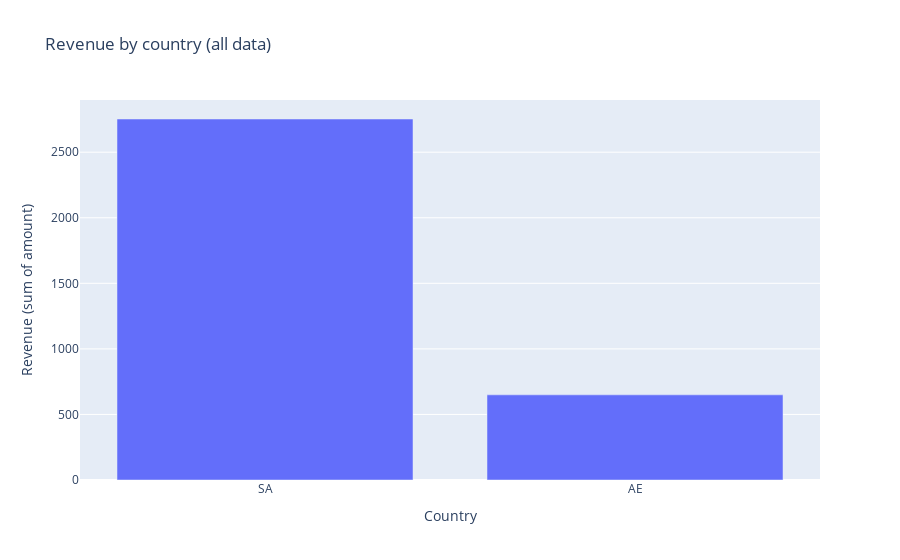

The code cell stored with this chart in its notebook:
### Code cell
fig

### Figure 1 — Plotly figure (JSON) as saved in the notebook; plotly's stock layout.template omitted (floating-point values rounded to 4 significant figures)
{"data": [{"hovertemplate": "country=%{x}<br>revenue=%{y}<extra></extra>", "legendgroup": "", "marker": {"color": "#636efa", "pattern": {"shape": ""}}, "name": "", "orientation": "v", "showlegend": false, "textposition": "auto", "type": "bar", "x": ["SA", "AE"], "xaxis": "x", "y": [2753.0, 649.5], "yaxis": "y"}], "layout": {"barmode": "relative", "legend": {"tracegroupgap": 0}, "title": {"text": "Revenue by country (all data)"}, "xaxis": {"anchor": "y", "domain": [0, 1], "title": {"text": "Country"}}, "yaxis": {"anchor": "x", "domain": [0, 1], "title": {"text": "Revenue (sum of amount)"}}}}
